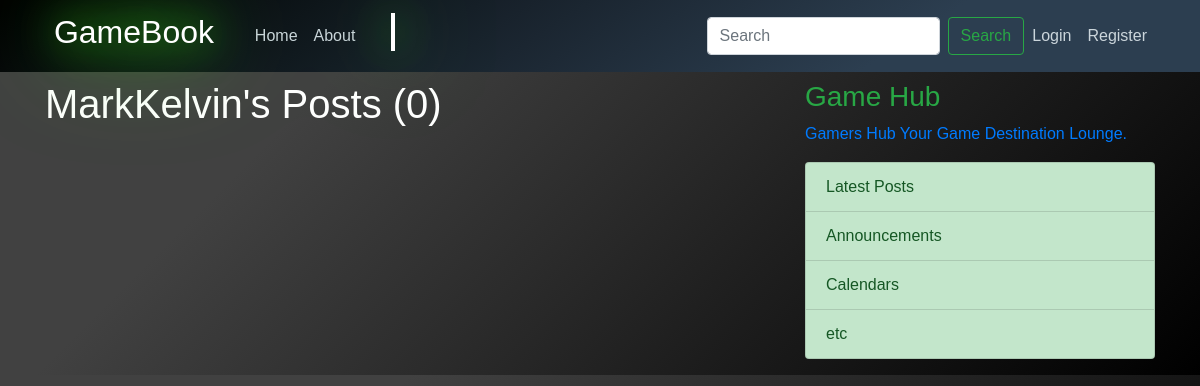
The page /user/MarkKelvin on the database as committed earlier.
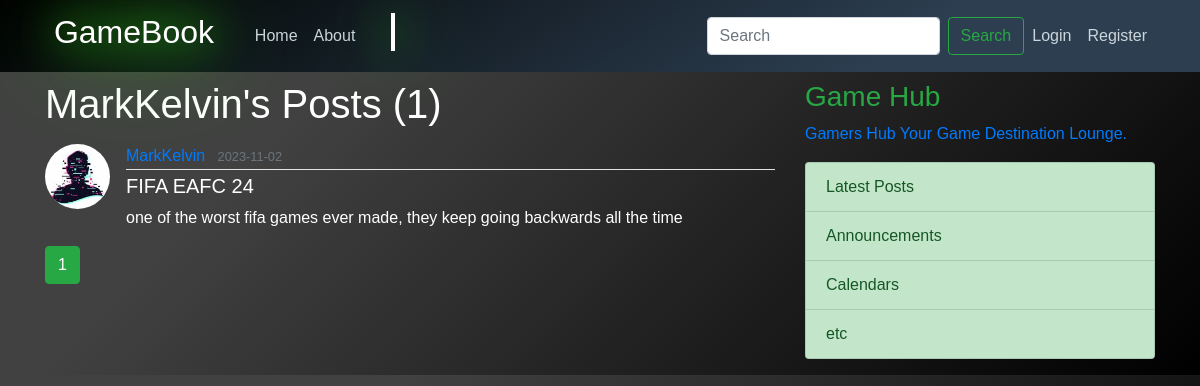
The same page on the database as committed later.
### gamebook/models.py (models this page shows, shortened)
class User(db.Model, UserMixin):
	id = db.Column(db.Integer, primary_key=True)
	username = db.Column(db.String(20), unique=True, nullable=False)
	email = db.Column(db.String(120), unique=True, nullable=False)
	image_file = db.Column(db.String(20), nullable=False, default='default.jpg')
	password = db.Column(db.String(60), nullable=False)
	contact = db.Column(db.String(10), nullable=False)
	posts = db.relationship('Post', backref='author', lazy=True)

class Post(db.Model):
	id = db.Column(db.Integer, primary_key=True)
	title = db.Column(db.String(100), nullable=False)
	date_posted = db.Column(db.DateTime, nullable=False, default=datetime.utcnow)
	content = db.Column(db.Text, nullable=False)
	user_id = db.Column(db.Integer, db.ForeignKey('user.id'), nullable=False)

### gamebook/users/routes.py (the view)
@users.route("/user/<string:username>")
def user_posts(username):
	page = request.args.get('page', 1, type=int)
	user = User.query.filter_by(username=username).first_or_404()
	posts = Post.query.filter_by(author=user)\
		.order_by(Post.date_posted.desc())\
		.paginate(page=page, per_page=20)
	return render_template('user_posts.html', posts=posts, user=user)

### gamebook/templates/user_posts.html
{% extends "layout.html" %}
{% block content %}
	<h1 class="text-white mb-3">{{ user.username }}'s Posts ({{ posts.total }})</h1>
	{% for post in posts.items %}
		<article class="media">
			<img class ="rounded-circle article-img" src="{{ url_for('static', filename='profile_pic/' + post.author.image_file) }}">
		  <div class="media-body">
		    <div class="article-metadata">
		      <a class="mr-2" href="{{ url_for('users.user_posts', username=post.author.username) }}">{{ post.author.username }}</a>
		      <small class="text-secondary">{{ post.date_posted.strftime('%Y-%m-%d') }}</small>
		    </div>
		    <h5><a class="article-title" href="{{ url_for('posts.post', post_id=post.id) }}">{{ post.title }}</a></h5>
		    <p class="article-content">{{ post.content }}</p>
		  </div>
		</article>
	{% endfor %}
	{% for page_num in posts.iter_pages(left_edge=1, right_edge=1, left_current=1, right_current=2) %}
		{% if page_num %}
			{% if posts.page == page_num %}
				<a class="btn btn-success mb-4" href="{{ url_for('users.user_posts', username=user.username, page=page_num) }}">{{ page_num }}</a>
			{% else %}
				<a class="btn btn-outline-success mb-4" href="{{ url_for('users.user_posts', username=user.username, page=page_num) }}">{{ page_num }}</a>
			{% endif %}
		{% else %}
			...
		{% endif %}
	{% endfor %}
{% endblock content %}

### gamebook/templates/layout.html (shortened to what this page needs)
<!DOCTYPE html>
<html>
<head>
    <link rel="stylesheet" href="https://cdn.jsdelivr.net/npm/bootstrap@4.1.3/dist/css/bootstrap.min.css">
    <link rel="stylesheet" type="text/css" href="{{ url_for('static', filename='main.css')}}">
	<link rel="stylesheet" href="{{ url_for('static', filename='style2.css')}}">
</head>
<body>
	<header class="site-header">
	  <nav class="navbar navbar-expand-md navbar-dark bg-steel fixed-top">
	    <div class="container">
	    	{% if current_user.is_authenticated %}
	    		<a class="navbar-brand mr-4" href="{{ url_for('main.home') }}"><h2 data-text="&nbsp;GameBook&nbsp;">&nbsp;GameBook&nbsp;</h2></a>
	    	{% else %}
	      		<a class="navbar-brand mr-4" href="/"><h2 data-text="&nbsp;GameBook&nbsp;">&nbsp;GameBook&nbsp;</h2></a>
			{% endif %}
	      <div class="collapse navbar-collapse" id="navbarToggle">
	        <div class="navbar-nav mr-auto">
	          <a class="nav-item nav-link" href="{{ url_for('main.home') }}">Home</a>
	          <a class="nav-item nav-link" href="{{ url_for('main.about') }}">About</a>
	        </div>
	        <form class="form-inline my-2 my-lg-0">
		      <input class="form-control mr-sm-2" type="search" placeholder="Search" aria-label="Search">
		      <button class="btn btn-outline-success my-2 my-sm-0" type="submit">Search</button>
		    </form>
	        <div class="navbar-nav">
	        	{% if current_user.is_authenticated %}
	        	  <a class="nav-item nav-link" href="{{ url_for('posts.new_post') }}">Book post</a>
	        	  <a class="nav-item nav-link" href="{{ url_for('users.account') }}">Account</a>
	        	  <a class="nav-item nav-link" href="{{ url_for('users.logout') }}">Logout</a>
	        	{% else %}
		          <a class="nav-item nav-link" href="{{ url_for('users.login') }}">Login</a>
		          <a class="nav-item nav-link" href="{{ url_for('users.register') }}">Register</a>
	          {% endif %}
	        </div>
	      </div>
	    </div>
	  </nav>
	</header>
	<main role="main" class="container">
	  <div class="row">
	    <div class="col-md-8">
	      {% block content %}{% endblock %}
	    </div>
	    <div class="col-md-4">
	      <div>
	        <a class="article-title" href="#"><h3 class=text-success>Game Hub</h3></a>
	        <p class='text-primary'>Gamers Hub Your Game Destination Lounge.
	          <ul class="list-group">
	            <li class="list-group-item list-group-item-action list-group-item-success">Latest Posts</li>
	            <li class="list-group-item list-group-item-action list-group-item-success">Announcements</li>
	            <li class="list-group-item list-group-item-action list-group-item-success">Calendars</li>
	            <li class="list-group-item list-group-item-action list-group-item-success">etc</li>
	          </ul>
	        </p>
	      </div>
	    </div>
	  </div>
	</main>
</body>
</html>

### gamebook/static/main.css (style rules this page uses)
body { background-color: #000000; background-image: linear-gradient(315deg, #000000 0%, #414141 74%); margin-top: 5rem; }
h1, h2, h3, h4, h5, h6 { color: #444444; }
.bg-steel { background-color: #000000; background-image: linear-gradient(147deg, #000000 0%, #2c3e50 74%); }
.site-header .navbar-nav .nav-link { color: #cbd5db; }
.article-title { color: #FFFFFF; }
.article-content { white-space: pre-line; color: #FFFFFF; }
.article-img { height: 65px; width: 65px; margin-right: 16px; }
.article-metadata { padding-bottom: 1px; margin-bottom: 4px; border-bottom: 1px solid #e3e3e3 }

### gamebook/static/style2.css (style rules this page uses)
* { margin: 0; padding: 0; box-sizing: border-box; font-family: 'Poppins', sans-serif; }
body { display: flex; }
h2 { position: relative; color: #222; }
h2::before { content: attr(data-text); position: absolute; color: #fff; width: 350px; overflow: hidden; white-space: nowrap; border-right: 4px solid #fff; animation: animate 8s linear infinite; filter: drop-shadow(0 0 20px #39FF14) drop-shadow(0 0 50px #39FF14); }

Rows that differ between the two databases and show on the page:
added Post: image_file (picture), author.username "MarkKelvin", date_posted "2023-11-02", title "FIFA EAFC 24", content "one of the worst fifa games ever made, they keep going backwards all the time"
Other text that changed with them:
{{ posts.total }}: "0" → "1"
new list line: "1"
